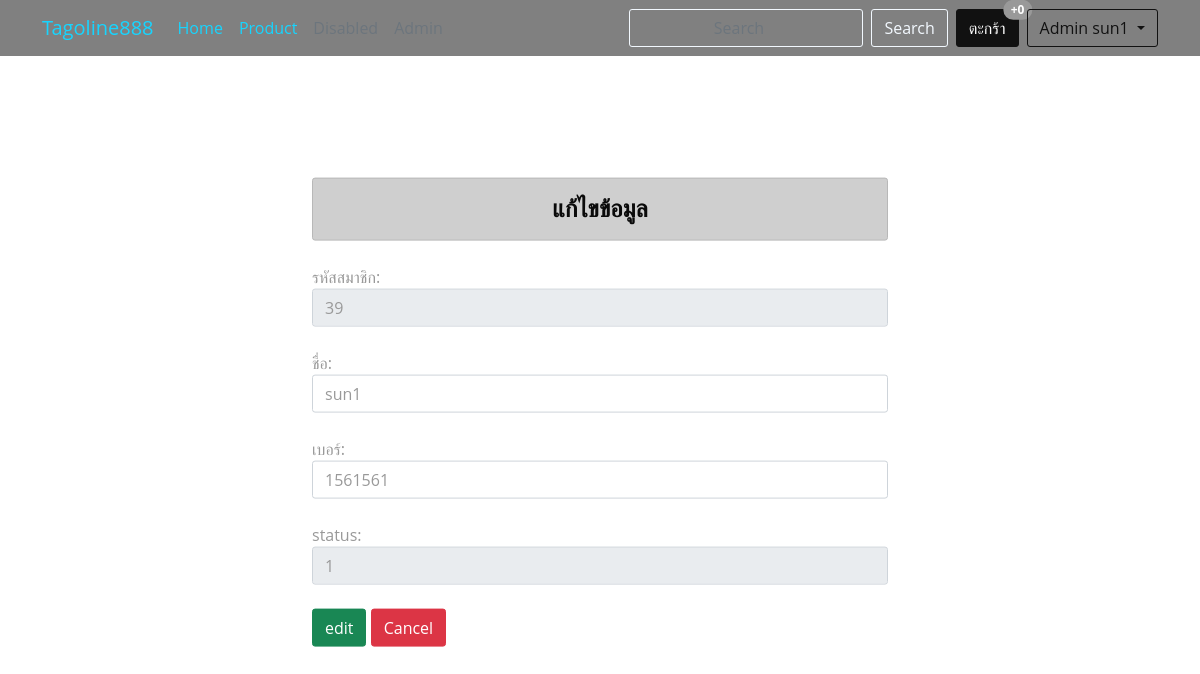
The page /sad/menu_edit_customer.php?customer_id=39 (signed in) on the database its author committed.
### tables this page shows
CREATE TABLE `member` (
  `M_id` int(5) NOT NULL,
  `name` varchar(50) NOT NULL,
  `surname` varchar(30) NOT NULL,
  `telephone` int(10) NOT NULL,
  `user` varchar(20) NOT NULL,
  `password` varchar(128) NOT NULL,
  `Lavel` int(1) NOT NULL,
  `status` int(1) NOT NULL
);

### sad/menu_edit_customer.php (the view, shortened to what this page needs)
<?php
include 'condb.php';
$id=$_GET['customer_id'];
$sql="SELECT * FROM member WHERE M_id='$id' ";
$result=mysqli_query($conn,$sql);
$row=mysqli_fetch_array($result);
?>
<!DOCTYPE html>
<html lang="en">
<head>
        <link href="bootstrap/css/bootstrap.min.css" rel="stylesheet" >
</head>
<body>
<?php include 'menu.php';?>
<div class="container">
<div class="row">
    <div class="col w-50 position-absolute top-50 start-50 translate-middle ">
        <div class="h4 text-center alert alert-success mb-4 mt-4 alert alert-dark" role="alert"> แก้ไขข้อมูล </div>
        <form method="POST" action="update/menu_update_customer.php">
            <label>รหัสสมาชิก:</label>
            <input type="text" name="id" class="form-control" readonly value=<?=$row['M_id']?> placeholder="...รหัสสมาชิก" required>  <br>
            <label>ชื่อ:</label>
            <input type="text" name="fname" class="form-control" value=<?=$row['name']?> placeholder="...ชื่อ" required> <br>
            <label>เบอร์:</label>
            <input type="number" name="telephone" class="form-control" value=<?=$row['telephone']?> placeholder="...เบอร์" required> <br>
            <label>status:</label>
            <input type="number" name="status" class="form-control" readonly value=<?=$row['Lavel']?> placeholder="...0=user 1=admin" required> <br>
            <input type="submit" value="edit" class="btn btn-success ">
            <a href="index.php" class="btn btn-danger ">Cancel</a>
        </form>
        </div>
    </div>
</div>
</body>
</html>

### rows shown on the page
member: id "39", fname "sun1", telephone "1561561", status "1"

### other values the page prints
$_SESSION["sum_row"] "0"
$_SESSION["firstname"] "sun1"
